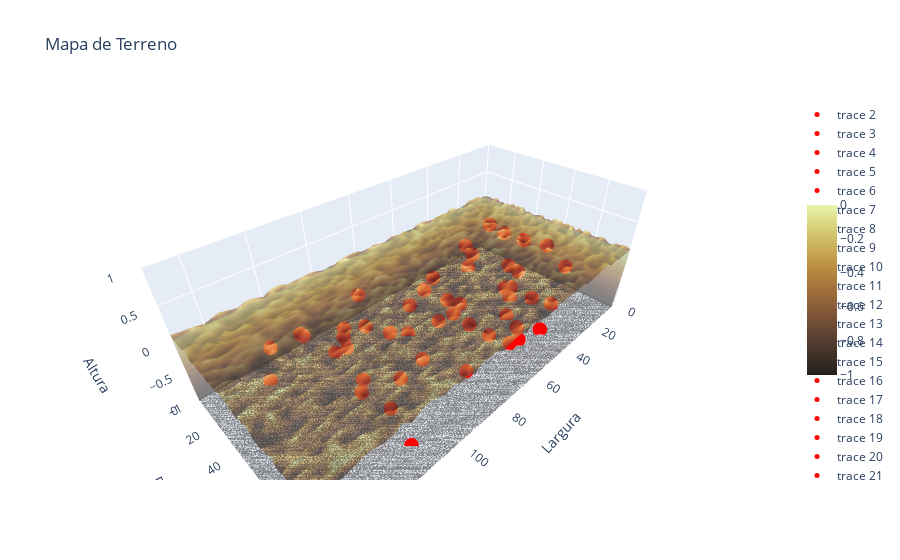

The notebook cell saved with this chart:
### Code cell
import numpy as np
import plotly.graph_objects as go
import pandas as pd

# Importando o excel de parametro
dados = pd.read_excel('C:/Users/Alan/Documents/TCC.xlsx')

n_points = 50
width = 150
depth = 100

x = np.linspace(0, width, n_points)
y = np.linspace(0, depth, n_points)
z = np.linspace(0, -5, n_points)
X, Y = np.meshgrid(x, y)

def get_terrain_height(x, y):
    z = 0
    if x > 0 and y > 0:
        z -= 1
    return z / 1

n_points_bottom = 50
x_bottom = np.linspace(0, width, n_points_bottom)
y_bottom = np.linspace(0, depth, n_points_bottom)
X_bottom, Y_bottom = np.meshgrid(x_bottom, y_bottom)

Z_bottom = np.random.rand(n_points_bottom, n_points_bottom) / 10

# Usar a coluna "Altura" dos dados como valores Z e a coluna "Largura" como valores X
altura = dados["Altura"]
largura = dados["Largura"]
profundidade = dados["Profundidade"]

fig = go.Figure()

# adicionando a superfície com elevações de ruído na parte inferior
fig.add_trace(go.Surface(x=X_bottom, y=Y_bottom, z=Z_bottom, colorscale='turbid', 
                         showscale=False, opacity=0.7, reversescale=True))

# adicionando a superfície principal
fig.add_trace(go.Surface(x=X, y=Y, z=Z, colorscale='turbid', 
                         colorbar=dict(len=0.5, y=0.5), showscale=True, opacity=0.55, reversescale=True))

# Adicionar todos os pontos da coluna "Altura" com coordenadas X da coluna "Largura"
for i in range(len(altura)):
    fig.add_trace(go.Scatter3d(x=[largura.iloc[i]], y=[profundidade.iloc[i]], z=[altura.iloc[i]], mode='markers', 
                               marker=dict(size=5, color='red')))

fig.update_layout(title='Mapa de Terreno',
                  scene=dict(xaxis_title='Largura',
                             yaxis_title='Profundidade',
                             zaxis_title='Altura',
                             xaxis=dict(range=[0, width], autorange=False),
                             yaxis=dict(range=[0, depth], autorange=False),
                             zaxis=dict(range=[-1, 1], autorange=False),
                             aspectratio=dict(x=2, y=1, z=0.7),
                             ))

fig.show()

### Figure 1 — Plotly figure (JSON) as saved in the notebook; plotly's stock layout.template omitted (floating-point values rounded to 4 significant figures; data arrays with more than 128 entries replaced by an {"elided": "..."} marker saying what was removed)
{"data": [{"colorscale": [[0, "rgb(232, 245, 171)"], [0.09091, "rgb(220, 219, 137)"], [0.1818, "rgb(209, 193, 107)"], [0.2727, "rgb(199, 168, 83)"], [0.3636, "rgb(186, 143, 66)"], [0.4545, "rgb(170, 121, 60)"], [0.5455, "rgb(151, 103, 58)"], [0.6364, "rgb(129, 87, 56)"], [0.7273, "rgb(104, 72, 53)"], [0.8182, "rgb(80, 59, 46)"], [0.9091, "rgb(57, 45, 37)"], [1, "rgb(34, 30, 27)"]], "opacity": 0.7, "reversescale": true, "showscale": false, "type": "surface", "x": {"elided": "50x50 float values"}, "y": {"elided": "50x50 float values"}, "z": {"elided": "50x50 float values"}}, {"colorbar": {"len": 0.5, "y": 0.5}, "colorscale": [[0, "rgb(232, 245, 171)"], [0.09091, "rgb(220, 219, 137)"], [0.1818, "rgb(209, 193, 107)"], [0.2727, "rgb(199, 168, 83)"], [0.3636, "rgb(186, 143, 66)"], [0.4545, "rgb(170, 121, 60)"], [0.5455, "rgb(151, 103, 58)"], [0.6364, "rgb(129, 87, 56)"], [0.7273, "rgb(104, 72, 53)"], [0.8182, "rgb(80, 59, 46)"], [0.9091, "rgb(57, 45, 37)"], [1, "rgb(34, 30, 27)"]], "opacity": 0.55, "reversescale": true, "showscale": true, "type": "surface", "x": {"elided": "50x50 float values"}, "y": {"elided": "50x50 float values"}, "z": {"elided": "50x50 int values"}}, {"marker": {"color": "red", "size": 5}, "mode": "markers", "type": "scatter3d", "x": [118.8], "y": [30.88], "z": [-0.1259]}, {"marker": {"color": "red", "size": 5}, "mode": "markers", "type": "scatter3d", "x": [17.31], "y": [63.28], "z": [-0.04164]}, {"marker": {"color": "red", "size": 5}, "mode": "markers", "type": "scatter3d", "x": [56.47], "y": [19.1], "z": [-0.7901]}, {"marker": {"color": "red", "size": 5}, "mode": "markers", "type": "scatter3d", "x": [64.21], "y": [62.32], "z": [-0.6364]}, {"marker": {"color": "red", "size": 5}, "mode": "markers", "type": "scatter3d", "x": [24.73], "y": [15.84], "z": [-0.93]}, {"marker": {"color": "red", "size": 5}, "mode": "markers", "type": "scatter3d", "x": [111.4], "y": [86.84], "z": [-0.9931]}, {"marker": {"color": "red", "size": 5}, "mode": "markers", "type": "scatter3d", "x": [100.9], "y": [65.27], "z": [-0.6441]}, {"marker": {"color": "red", "size": 5}, "mode": "markers", "type": "scatter3d", "x": [97.12], "y": [74.08], "z": [-0.2371]}, {"marker": {"color": "red", "size": 5}, "mode": "markers", "type": "scatter3d", "x": [119.5], "y": [30.47], "z": [-0.08494]}, {"marker": {"color": "red", "size": 5}, "mode": "markers", "type": "scatter3d", "x": [128.8], "y": [15.07], "z": [-0.9483]}, {"marker": {"color": "red", "size": 5}, "mode": "markers", "type": "scatter3d", "x": [118.9], "y": [87.96], "z": [-0.09009]}, {"marker": {"color": "red", "size": 5}, "mode": "markers", "type": "scatter3d", "x": [106.5], "y": [37.15], "z": [-0.1796]}, {"marker": {"color": "red", "size": 5}, "mode": "markers", "type": "scatter3d", "x": [121.0], "y": [75.13], "z": [-0.07828]}, {"marker": {"color": "red", "size": 5}, "mode": "markers", "type": "scatter3d", "x": [32.16], "y": [26.94], "z": [-0.4068]}, {"marker": {"color": "red", "size": 5}, "mode": "markers", "type": "scatter3d", "x": [124.6], "y": [10.64], "z": [-0.5493]}, {"marker": {"color": "red", "size": 5}, "mode": "markers", "type": "scatter3d", "x": [54.55], "y": [78.95], "z": [-0.9201]}, {"marker": {"color": "red", "size": 5}, "mode": "markers", "type": "scatter3d", "x": [21.99], "y": [79.55], "z": [-0.1526]}, {"marker": {"color": "red", "size": 5}, "mode": "markers", "type": "scatter3d", "x": [35.74], "y": [55.17], "z": [-0.6285]}, {"marker": {"color": "red", "size": 5}, "mode": "markers", "type": "scatter3d", "x": [56.58], "y": [37.64], "z": [-0.7169]}, {"marker": {"color": "red", "size": 5}, "mode": "markers", "type": "scatter3d", "x": [100.5], "y": [22.19], "z": [-0.7242]}, {"marker": {"color": "red", "size": 5}, "mode": "markers", "type": "scatter3d", "x": [85.24], "y": [33.54], "z": [-0.8005]}, {"marker": {"color": "red", "size": 5}, "mode": "markers", "type": "scatter3d", "x": [38.54], "y": [61.91], "z": [-0.4689]}, {"marker": {"color": "red", "size": 5}, "mode": "markers", "type": "scatter3d", "x": [23.45], "y": [11.56], "z": [-0.5541]}, {"marker": {"color": "red", "size": 5}, "mode": "markers", "type": "scatter3d", "x": [66.2], "y": [53.66], "z": [-0.5291]}, {"marker": {"color": "red", "size": 5}, "mode": "markers", "type": "scatter3d", "x": [50.22], "y": [80.3], "z": [-0.9299]}, {"marker": {"color": "red", "size": 5}, "mode": "markers", "type": "scatter3d", "x": [14.74], "y": [31.48], "z": [-0.2025]}, {"marker": {"color": "red", "size": 5}, "mode": "markers", "type": "scatter3d", "x": [77.16], "y": [35.28], "z": [-0.9698]}, {"marker": {"color": "red", "size": 5}, "mode": "markers", "type": "scatter3d", "x": [83.64], "y": [47.07], "z": [-0.1281]}, {"marker": {"color": "red", "size": 5}, "mode": "markers", "type": "scatter3d", "x": [104.6], "y": [21.46], "z": [-0.9363]}, {"marker": {"color": "red", "size": 5}, "mode": "markers", "type": "scatter3d", "x": [41.19], "y": [63.24], "z": [-0.9461]}, {"marker": {"color": "red", "size": 5}, "mode": "markers", "type": "scatter3d", "x": [88.36], "y": [14.87], "z": [-0.3338]}, {"marker": {"color": "red", "size": 5}, "mode": "markers", "type": "scatter3d", "x": [93.75], "y": [28.91], "z": [-0.5681]}, {"marker": {"color": "red", "size": 5}, "mode": "markers", "type": "scatter3d", "x": [17.07], "y": [22.79], "z": [-0.1042]}, {"marker": {"color": "red", "size": 5}, "mode": "markers", "type": "scatter3d", "x": [114.6], "y": [63.88], "z": [-0.3056]}, {"marker": {"color": "red", "size": 5}, "mode": "markers", "type": "scatter3d", "x": [101.0], "y": [25.12], "z": [-0.865]}, {"marker": {"color": "red", "size": 5}, "mode": "markers", "type": "scatter3d", "x": [21.22], "y": [50.4], "z": [-0.635]}, {"marker": {"color": "red", "size": 5}, "mode": "markers", "type": "scatter3d", "x": [61.13], "y": [72.05], "z": [-0.7414]}, {"marker": {"color": "red", "size": 5}, "mode": "markers", "type": "scatter3d", "x": [79.3], "y": [60.23], "z": [-0.2757]}, {"marker": {"color": "red", "size": 5}, "mode": "markers", "type": "scatter3d", "x": [78.3], "y": [77.45], "z": [-0.8779]}, {"marker": {"color": "red", "size": 5}, "mode": "markers", "type": "scatter3d", "x": [55.61], "y": [45.6], "z": [-0.6925]}, {"marker": {"color": "red", "size": 5}, "mode": "markers", "type": "scatter3d", "x": [39.08], "y": [83.4], "z": [-0.9383]}, {"marker": {"color": "red", "size": 5}, "mode": "markers", "type": "scatter3d", "x": [29.82], "y": [54.19], "z": [-0.9437]}, {"marker": {"color": "red", "size": 5}, "mode": "markers", "type": "scatter3d", "x": [62.13], "y": [33.83], "z": [-0.2492]}, {"marker": {"color": "red", "size": 5}, "mode": "markers", "type": "scatter3d", "x": [24.52], "y": [64.47], "z": [-0.9159]}, {"marker": {"color": "red", "size": 5}, "mode": "markers", "type": "scatter3d", "x": [22.17], "y": [75.5], "z": [-0.9132]}, {"marker": {"color": "red", "size": 5}, "mode": "markers", "type": "scatter3d", "x": [20.8], "y": [51.14], "z": [-0.03459]}, {"marker": {"color": "red", "size": 5}, "mode": "markers", "type": "scatter3d", "x": [18.19], "y": [40.55], "z": [-0.6871]}, {"marker": {"color": "red", "size": 5}, "mode": "markers", "type": "scatter3d", "x": [54.22], "y": [81.5], "z": [-0.5839]}], "layout": {"scene": {"aspectratio": {"x": 2, "y": 1, "z": 0.7}, "xaxis": {"autorange": false, "range": [0, 150], "title": {"text": "Largura"}}, "yaxis": {"autorange": false, "range": [0, 100], "title": {"text": "Profundidade"}}, "zaxis": {"autorange": false, "range": [-1, 1], "title": {"text": "Altura"}}}, "title": {"text": "Mapa de Terreno"}}}
